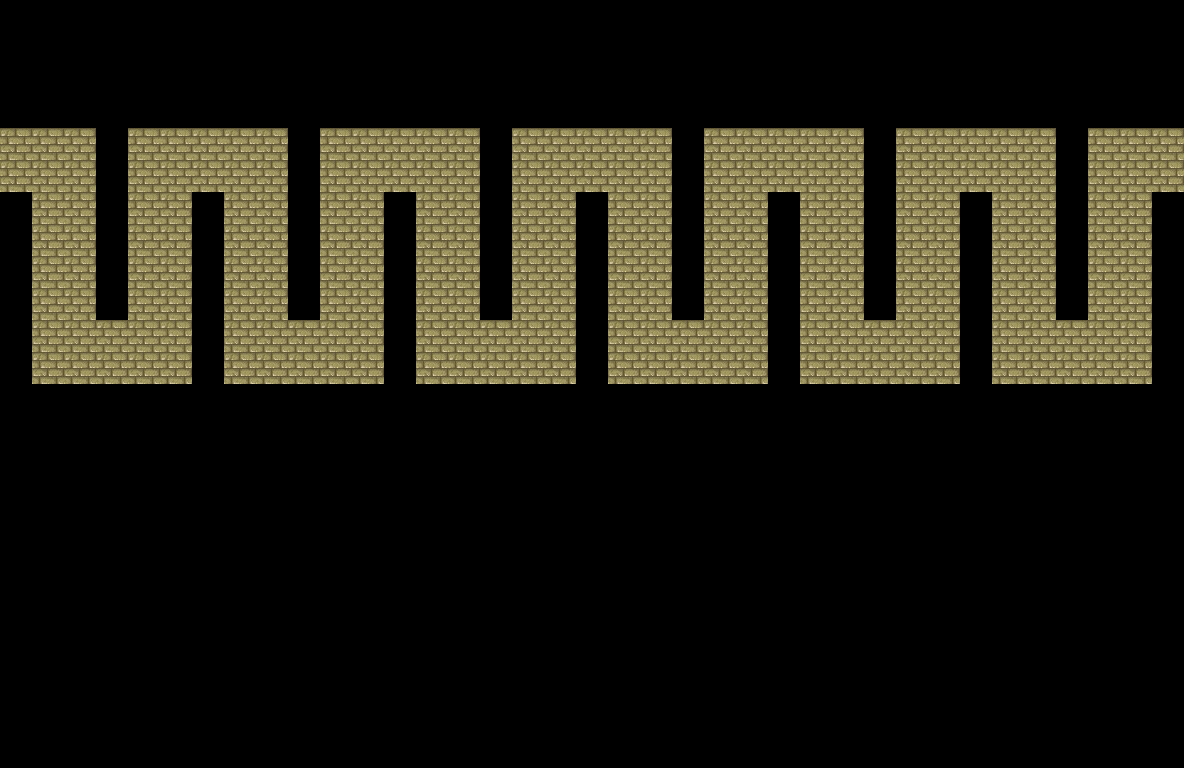

Tiled map render using the project's own tile images. Description and the map definition, with tile-layer contents summarised, below:
An orthogonal 37x24 tile map with 32x32 px tiles, 1 tile layer (MAP1) and 27 objects (0, 1, 2, 3, 4, ...).

<map version="1.0" orientation="orthogonal" width="37" height="24" tilewidth="32" tileheight="32">
 <tileset firstgid="1" name="tmw_desert_spacing" tilewidth="32" tileheight="32" spacing="1" margin="1">
  <image source="tmw_desert_spacing.png" width="265" height="199" />
 </tileset>
 <layer name="MAP1" width="37" height="24">
  <data>[888 cells, 218 non-empty, 1 distinct tile ids]</data>
 </layer>
 <objectgroup name="OBJ" width="37" height="24">
  <object name="0" x="1" y="160" />
  <object name="1" x="63" y="162" />
  <object name="2" x="65" y="351" />
  <object name="3" x="161" y="352" />
  <object name="4" x="159" y="161" />
  <object name="5" x="255" y="161" />
  <object name="6" x="256" y="351" />
  <object name="7" x="355" y="352" />
  <object name="8" x="353" y="160" />
  <object name="9" x="450" y="161" />
  <object name="10" x="448" y="352" />
  <object name="11" x="546" y="353" />
  <object name="12" x="543" y="159" />
  <object name="13" x="638" y="160" />
  <object name="14" x="641" y="354" />
  <object name="15" x="738" y="353" />
  <object name="16" x="735" y="160" />
  <object name="17" x="831" y="160" />
  <object name="18" x="831" y="353" />
  <object name="19" x="930" y="353" />
  <object name="20" x="928" y="160" />
  <object name="21" x="1024" y="159" />
  <object name="22" x="1024" y="353" />
  <object name="23" x="1064" y="353" />
  <object name="24" x="1121" y="354" />
  <object name="25" x="1122" y="158" />
  <object name="26" x="1176" y="160" />
 </objectgroup>
</map>
